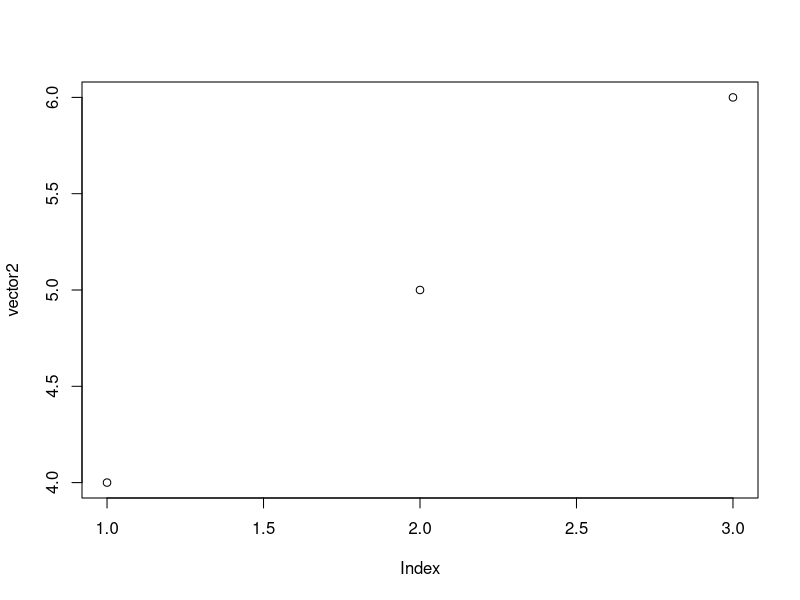

R code for this plot:
# 📏 Vector (one-dimensional data structure with the same data type) ####
vector1 <- c(1L, 2L, 3L) # Create an integer vector
vector1 # Display the vector
class(vector1) # Check the data type of the vector

vector2 <- seq(from = 4, to = 6, by = 1) # Create a numeric sequence from 4 to 6 with step 1
vector2 # Display the vector
class(vector2) # Check the data type of the vector

vector3 <- rep(x = 7, times = 3) # Create a numeric vector repeating 7 three times
vector3 # Display the vector
class(vector3) # Check the data type of the vector

vector4 <- c("a", "b", "c") # Create a character vector
vector4 # Display the vector
class(vector4) # Check the data type of the vector

combined_vector <- c(vector1, vector2, vector3, vector4) # Combine all vectors into one
combined_vector # Display the combined vector
class(combined_vector) # Check the data type of the combined vector

sort(x = c(vector1, vector2), decreasing = TRUE) # Sort combined numeric vectors in descending order
sort(x = c(vector1, vector2), decreasing = FALSE) # Sort combined numeric vectors in ascending order
sum(vector1) # Sum of numeric vector elements
mean(vector2) # Mean of numeric sequence
plot(vector2) # Basic plotting
length(vector4) # Count elements in a character vector



# 📦 List (one-dimensional data structure with mixed data types) ####
vector1 <- c(1, 2, 3, 4) # Create a numeric vector
vector2 <- c("a", "b", "c", "d") # Create a character vector
list1 <- list(vector1, vector2) # Create a list containing vectors of different types
list1 # Display the list
class(list1) # Check the data type of the list
class(list1[[1]]) # Check the data type of the first element of the list
class(list1[[2]]) # Check the data type of the second element of the list

sum(list1[[1]]) # Sum of numeric vector stored in the list
length(list1[[2]]) # Count elements of character vector in the list
list1[[1]] + 10 # Add 10 to each element of numeric vector in the list
paste(list1[[2]], "1", sep = "") # Append "1" to each character element in the list



# 🧮 Matrix (two-dimensional data structure with the same data type) ####
matrix1 <- matrix(data = c(1, 2, 3), nrow = 3, ncol = 1) # Create a matrix with 3 rows and 1 column
matrix1 # Display the matrix
class(matrix1) # Check the data type of the matrix

matrix2 <- matrix(data = c(4, 5, 6), nrow = 3, ncol = 1) # Create another matrix with 3 rows and 1 column
matrix2 # Display the matrix
class(matrix2) # Check the data type of the matrix

matrix3 <- matrix(data = seq(from = 7, to = 12, by = 1), nrow = 3, ncol = 2) # Create a matrix with 3 rows and 2 columns
matrix3 # Display the matrix
class(matrix3) # Check the data type of the matrix

matrix_cbind <- cbind(matrix1, matrix2, matrix3) # Combine matrices by columns (same number of rows required)
matrix_cbind # Display the combined matrix
class(matrix_cbind) # Check the data type of the combined matrix

matrix_rbind <- rbind(matrix1, matrix2) # Combine matrices by rows (same number of columns required)
matrix_rbind # Display the combined matrix
class(matrix_rbind) # Check the data type of the combined matrix

matrix_flatten <- c(matrix1, matrix2, matrix3) # Flatten all matrices into a single vector
matrix_flatten # Display the flattened vector
class(matrix_flatten) # Check the data type of the flattened object

rowSums(matrix_cbind) # Sum of each row
colMeans(matrix_cbind) # Mean of each column
t(matrix_cbind) # Transpose of a matrix
matrix_cbind * matrix_cbind # Element-wise product



# 🧩 Array (multi-dimensional data structure with the same data type) ####
array1 <- array(data = 1:8, dim = c(2, 2, 2)) # Create a 3D array: 2 rows × 2 columns × 2 layers
array1 # Display the 3D array
class(array1) # Check the data type of the array
dim(array1) # Check the dimensions of the array (rows, columns, layers)

array2 <- array(data = 1:16, dim = c(2, 2, 2, 2)) # Create a 4D array: 2 rows × 2 columns × 2 layers × 2 blocks
array2 # Display the 4D array
class(array2) # Check the data type of the array
dim(array2) # Check the dimensions of the array (rows, columns, layers, blocks)

array_flatten <- c(array1, array2) # Combine and flatten array1 and array2 into a one-dimensional vector
array_flatten # Display the flattened vector
class(array_flatten) # Check the data type of the flattened object

array1[,,1] # Access first layer
array1[,,2] # Access second layer
apply(X = array1, MARGIN = c(1,2), FUN = sum) # Sum across layers
mean(array2) # Mean of all elements in a 4D array



# 🗂️ Dataframe (two-dimensional data structure with mixed data types) ####
set.seed(123) # Reproducible results
n <- 20 # Sample size

id <- seq(from = 1, to = n, by = 1) # Generate ID sequence from 1 to 20
sex <- factor(sample(x = c(0, 1), size = n, replace = TRUE), levels = c(0, 1), labels = c("Female", "Male")) # Generate 20 random sex values (categorical variable)
age <- round(x = rnorm(n = n, mean = 30, sd = 5), digits = 1) # Generate 20 ages (years), normally distributed (mean = 30, SD = 5), rounded to 1 decimal (continuous variable)
bmi <- round(x = rnorm(n = n, mean = 25, sd = 5), digits = 2) # Generate 20 body mass indexes (kg/m²), normally distributed (mean = 25, SD = 5), rounded to 2 decimals (continuous variable)
smoke <- factor(sample(x = c(0, 1), size = n, replace = TRUE), levels = c(0, 1), labels = c("No", "Yes")) # Generate 20 random smoker values (categorical variable)
parents_smoke <- sample(x = 0:2, size = n, replace = TRUE) # Generate 20 random values of number of smoking parents (discrete variable)
sbp <- round(x = rnorm(n = n, mean = 120, sd = 10), digits = 0) # Generate 20 systolic blood pressures (mmHg), normally distributed (mean = 120, SD = 10), rounded to 0 decimals (continuous variable)

df <- data.frame(Id = id, Sex = sex, Age = age, BMI = bmi, Smoke = smoke, ParentsSmoke = parents_smoke, SBP = sbp) # Create dataframe
df$Id <- as.integer(df$Id) # Convert Id variable to integer

View(x = df, title = "Dataframe created") # Open dataframe in spreadsheet-style viewer
df # Display entire dataframe in console
head(x = df, n = 5L) # Show first 5 rows
tail(x = df, n = 5L) # Show last 5 rows

str(df) # Show internal structure and variable types
dim(df) # Show number of observations (rows) and variables (columns)
length(df) # Show number of variables
names(df) # Show variable names
class(df) # Show object type

df <- df[order(df$Id, decreasing = FALSE), ]  # Sort dataframe rows by ID in ascending order
sapply(X = df, FUN = class) # Show variable types as a vector
lapply(X = df, FUN = class) # Show variable types as a list

df[1,] # Access first row of the dataframe
df[,1] # Access first column of the dataframe
df[1,2] # Access value in first row, second column
df$Age[1] # Access first value of Age variable

df_young <- subset(x = df, subset = Age <= 30) # Create a dataframe with only young participants (Age <= 30)
df_young # Display young participants

df_female <- subset(x = df, subset = Sex == "Female") # Create a dataframe with only female observations
df_female # Display female participants

df_young_female <- subset(x = df, subset = Age <= 30 & Sex == "Female") # Create a dataframe with only young female participants
df_young_female # Display young female participants